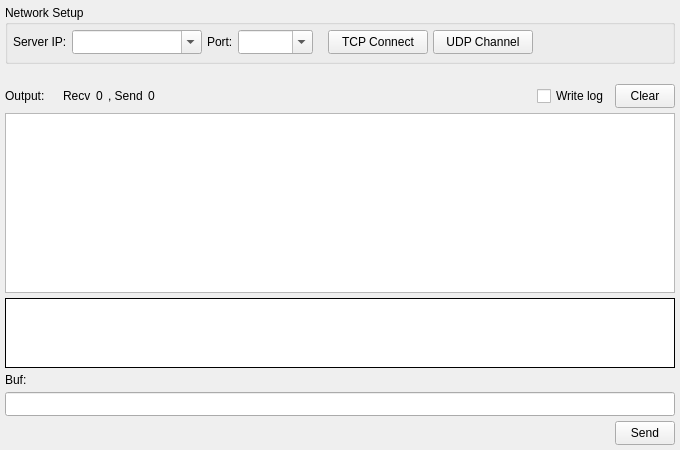
<?xml version="1.0" encoding="UTF-8"?>
<ui version="4.0">
 <class>ClientForm</class>
 <widget class="QWidget" name="ClientForm">
  <property name="geometry">
   <rect>
    <x>0</x>
    <y>0</y>
    <width>680</width>
    <height>450</height>
   </rect>
  </property>
  <property name="minimumSize">
   <size>
    <width>0</width>
    <height>0</height>
   </size>
  </property>
  <property name="windowTitle">
   <string>Client</string>
  </property>
  <property name="locale">
   <locale language="C" country="AnyCountry"/>
  </property>
  <layout class="QVBoxLayout" name="vlayout1">
   <property name="spacing">
    <number>5</number>
   </property>
   <property name="margin" stdset="0">
    <number>5</number>
   </property>
   <item>
    <widget class="QGroupBox" name="box1">
     <property name="sizePolicy">
      <sizepolicy hsizetype="Expanding" vsizetype="Fixed">
       <horstretch>0</horstretch>
       <verstretch>0</verstretch>
      </sizepolicy>
     </property>
     <property name="minimumSize">
      <size>
       <width>0</width>
       <height>59</height>
      </size>
     </property>
     <property name="maximumSize">
      <size>
       <width>16777215</width>
       <height>59</height>
      </size>
     </property>
     <property name="title">
      <string>Network Setup</string>
     </property>
     <layout class="QHBoxLayout" name="layout3">
      <property name="spacing">
       <number>5</number>
      </property>
      <property name="leftMargin">
       <number>5</number>
      </property>
      <property name="topMargin">
       <number>0</number>
      </property>
      <property name="rightMargin">
       <number>5</number>
      </property>
      <property name="bottomMargin">
       <number>2</number>
      </property>
      <item>
       <widget class="QLabel" name="lab1">
        <property name="sizePolicy">
         <sizepolicy hsizetype="Preferred" vsizetype="Fixed">
          <horstretch>0</horstretch>
          <verstretch>0</verstretch>
         </sizepolicy>
        </property>
        <property name="minimumSize">
         <size>
          <width>0</width>
          <height>24</height>
         </size>
        </property>
        <property name="maximumSize">
         <size>
          <width>16777215</width>
          <height>24</height>
         </size>
        </property>
        <property name="contextMenuPolicy">
         <enum>Qt::NoContextMenu</enum>
        </property>
        <property name="text">
         <string>Server IP:</string>
        </property>
        <property name="textFormat">
         <enum>Qt::PlainText</enum>
        </property>
        <property name="scaledContents">
         <bool>false</bool>
        </property>
       </widget>
      </item>
      <item>
       <widget class="QComboBox" name="cmbAddr">
        <property name="sizePolicy">
         <sizepolicy hsizetype="Fixed" vsizetype="Fixed">
          <horstretch>0</horstretch>
          <verstretch>0</verstretch>
         </sizepolicy>
        </property>
        <property name="minimumSize">
         <size>
          <width>130</width>
          <height>24</height>
         </size>
        </property>
        <property name="maximumSize">
         <size>
          <width>130</width>
          <height>24</height>
         </size>
        </property>
        <property name="editable">
         <bool>true</bool>
        </property>
        <property name="insertPolicy">
         <enum>QComboBox::NoInsert</enum>
        </property>
       </widget>
      </item>
      <item>
       <widget class="QLabel" name="lab2">
        <property name="sizePolicy">
         <sizepolicy hsizetype="Preferred" vsizetype="Fixed">
          <horstretch>0</horstretch>
          <verstretch>0</verstretch>
         </sizepolicy>
        </property>
        <property name="minimumSize">
         <size>
          <width>0</width>
          <height>24</height>
         </size>
        </property>
        <property name="maximumSize">
         <size>
          <width>16777215</width>
          <height>24</height>
         </size>
        </property>
        <property name="text">
         <string>Port:</string>
        </property>
       </widget>
      </item>
      <item>
       <widget class="QComboBox" name="cmbPort">
        <property name="sizePolicy">
         <sizepolicy hsizetype="Fixed" vsizetype="Fixed">
          <horstretch>0</horstretch>
          <verstretch>0</verstretch>
         </sizepolicy>
        </property>
        <property name="minimumSize">
         <size>
          <width>75</width>
          <height>24</height>
         </size>
        </property>
        <property name="maximumSize">
         <size>
          <width>75</width>
          <height>24</height>
         </size>
        </property>
        <property name="editable">
         <bool>true</bool>
        </property>
        <property name="insertPolicy">
         <enum>QComboBox::InsertAtTop</enum>
        </property>
       </widget>
      </item>
      <item>
       <spacer name="spc1">
        <property name="orientation">
         <enum>Qt::Horizontal</enum>
        </property>
        <property name="sizeType">
         <enum>QSizePolicy::Fixed</enum>
        </property>
        <property name="sizeHint" stdset="0">
         <size>
          <width>10</width>
          <height>0</height>
         </size>
        </property>
       </spacer>
      </item>
      <item>
       <widget class="QToolButton" name="btnTcp">
        <property name="sizePolicy">
         <sizepolicy hsizetype="Fixed" vsizetype="Fixed">
          <horstretch>0</horstretch>
          <verstretch>0</verstretch>
         </sizepolicy>
        </property>
        <property name="minimumSize">
         <size>
          <width>100</width>
          <height>24</height>
         </size>
        </property>
        <property name="maximumSize">
         <size>
          <width>100</width>
          <height>24</height>
         </size>
        </property>
        <property name="statusTip">
         <string/>
        </property>
        <property name="text">
         <string>TCP Connect</string>
        </property>
        <property name="checkable">
         <bool>true</bool>
        </property>
       </widget>
      </item>
      <item>
       <widget class="QToolButton" name="btnUdp">
        <property name="sizePolicy">
         <sizepolicy hsizetype="Fixed" vsizetype="Fixed">
          <horstretch>0</horstretch>
          <verstretch>0</verstretch>
         </sizepolicy>
        </property>
        <property name="minimumSize">
         <size>
          <width>100</width>
          <height>24</height>
         </size>
        </property>
        <property name="maximumSize">
         <size>
          <width>100</width>
          <height>24</height>
         </size>
        </property>
        <property name="statusTip">
         <string/>
        </property>
        <property name="text">
         <string>UDP Channel</string>
        </property>
        <property name="checkable">
         <bool>true</bool>
        </property>
       </widget>
      </item>
      <item>
       <spacer name="spc2">
        <property name="orientation">
         <enum>Qt::Horizontal</enum>
        </property>
        <property name="sizeHint" stdset="0">
         <size>
          <width>0</width>
          <height>0</height>
         </size>
        </property>
       </spacer>
      </item>
     </layout>
    </widget>
   </item>
   <item>
    <layout class="QGridLayout" name="layout1">
     <property name="topMargin">
      <number>10</number>
     </property>
     <property name="spacing">
      <number>5</number>
     </property>
    </layout>
   </item>
   <item>
    <layout class="QHBoxLayout" name="layout2">
     <property name="spacing">
      <number>5</number>
     </property>
     <property name="leftMargin">
      <number>0</number>
     </property>
     <property name="topMargin">
      <number>5</number>
     </property>
     <property name="rightMargin">
      <number>0</number>
     </property>
     <property name="bottomMargin">
      <number>0</number>
     </property>
     <item>
      <widget class="QLabel" name="lab7">
       <property name="text">
        <string>Output:    </string>
       </property>
      </widget>
     </item>
     <item>
      <widget class="QLabel" name="lab8">
       <property name="text">
        <string>Recv</string>
       </property>
      </widget>
     </item>
     <item>
      <widget class="QLabel" name="labRecv">
       <property name="sizePolicy">
        <sizepolicy hsizetype="Preferred" vsizetype="Preferred">
         <horstretch>0</horstretch>
         <verstretch>0</verstretch>
        </sizepolicy>
       </property>
       <property name="toolTip">
        <string notr="true"/>
       </property>
       <property name="text">
        <string notr="true">0</string>
       </property>
      </widget>
     </item>
     <item>
      <widget class="QLabel" name="lab9">
       <property name="text">
        <string>, Send</string>
       </property>
      </widget>
     </item>
     <item>
      <widget class="QLabel" name="labSend">
       <property name="toolTip">
        <string notr="true"/>
       </property>
       <property name="text">
        <string notr="true">0</string>
       </property>
      </widget>
     </item>
     <item>
      <spacer name="spc3">
       <property name="orientation">
        <enum>Qt::Horizontal</enum>
       </property>
       <property name="sizeHint" stdset="0">
        <size>
         <width>0</width>
         <height>0</height>
        </size>
       </property>
      </spacer>
     </item>
     <item>
      <widget class="QCheckBox" name="chkLog">
       <property name="text">
        <string>Write log</string>
       </property>
      </widget>
     </item>
     <item>
      <widget class="QToolButton" name="btnClear">
       <property name="minimumSize">
        <size>
         <width>60</width>
         <height>24</height>
        </size>
       </property>
       <property name="maximumSize">
        <size>
         <width>60</width>
         <height>24</height>
        </size>
       </property>
       <property name="text">
        <string>Clear</string>
       </property>
      </widget>
     </item>
    </layout>
   </item>
   <item>
    <widget class="QTreeWidget" name="treeOutput">
     <property name="horizontalScrollBarPolicy">
      <enum>Qt::ScrollBarAlwaysOff</enum>
     </property>
     <property name="editTriggers">
      <set>QAbstractItemView::NoEditTriggers</set>
     </property>
     <property name="showDropIndicator" stdset="0">
      <bool>false</bool>
     </property>
     <property name="alternatingRowColors">
      <bool>false</bool>
     </property>
     <property name="selectionMode">
      <enum>QAbstractItemView::SingleSelection</enum>
     </property>
     <property name="selectionBehavior">
      <enum>QAbstractItemView::SelectRows</enum>
     </property>
     <property name="wordWrap">
      <bool>true</bool>
     </property>
     <attribute name="headerVisible">
      <bool>false</bool>
     </attribute>
     <attribute name="headerStretchLastSection">
      <bool>true</bool>
     </attribute>
     <column>
      <property name="text">
       <string notr="true">1</string>
      </property>
     </column>
    </widget>
   </item>
   <item>
    <widget class="QPlainTextEdit" name="txtOutput">
     <property name="sizePolicy">
      <sizepolicy hsizetype="Expanding" vsizetype="Fixed">
       <horstretch>0</horstretch>
       <verstretch>0</verstretch>
      </sizepolicy>
     </property>
     <property name="minimumSize">
      <size>
       <width>0</width>
       <height>70</height>
      </size>
     </property>
     <property name="maximumSize">
      <size>
       <width>16777215</width>
       <height>70</height>
      </size>
     </property>
     <property name="acceptDrops">
      <bool>false</bool>
     </property>
     <property name="frameShape">
      <enum>QFrame::Box</enum>
     </property>
     <property name="frameShadow">
      <enum>QFrame::Plain</enum>
     </property>
     <property name="horizontalScrollBarPolicy">
      <enum>Qt::ScrollBarAlwaysOff</enum>
     </property>
     <property name="tabChangesFocus">
      <bool>true</bool>
     </property>
     <property name="undoRedoEnabled">
      <bool>false</bool>
     </property>
     <property name="readOnly">
      <bool>true</bool>
     </property>
     <property name="textInteractionFlags">
      <set>Qt::TextSelectableByKeyboard|Qt::TextSelectableByMouse</set>
     </property>
    </widget>
   </item>
   <item>
    <widget class="QLabel" name="lab4">
     <property name="text">
      <string>Buf:</string>
     </property>
    </widget>
   </item>
   <item>
    <widget class="QLineEdit" name="edtBuf1">
     <property name="minimumSize">
      <size>
       <width>0</width>
       <height>24</height>
      </size>
     </property>
     <property name="maximumSize">
      <size>
       <width>16777215</width>
       <height>24</height>
      </size>
     </property>
    </widget>
   </item>
   <item alignment="Qt::AlignRight">
    <widget class="QToolButton" name="btnSend1">
     <property name="minimumSize">
      <size>
       <width>60</width>
       <height>24</height>
      </size>
     </property>
     <property name="maximumSize">
      <size>
       <width>60</width>
       <height>24</height>
      </size>
     </property>
     <property name="text">
      <string>Send</string>
     </property>
    </widget>
   </item>
  </layout>
 </widget>
 <tabstops>
  <tabstop>cmbAddr</tabstop>
  <tabstop>cmbPort</tabstop>
  <tabstop>btnTcp</tabstop>
  <tabstop>btnUdp</tabstop>
  <tabstop>chkLog</tabstop>
  <tabstop>btnClear</tabstop>
  <tabstop>treeOutput</tabstop>
 </tabstops>
 <resources/>
 <connections/>
</ui>
